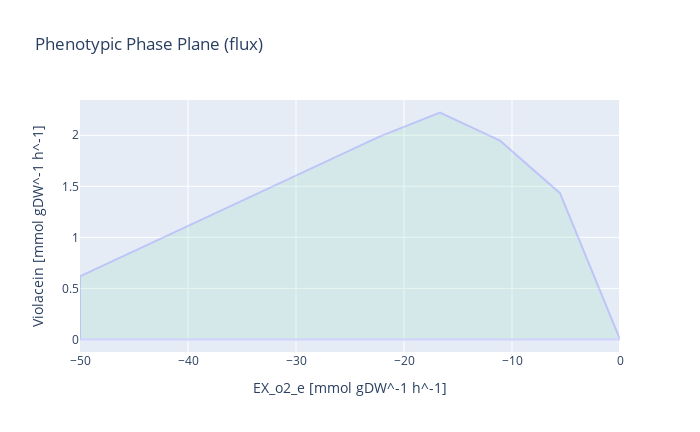

Here is the notebook cell this chart was saved with:
### Markdown cell above
There is no stoichiometric couple between growth and production for Violacein under aerobic conditions. The maximum Violacein production show an inverse proportional rate to growth.

### Code cell
with model_LB_vio_fad:
    model_LB_vio_fad.reactions.EX_o2_e.lower_bound = -50
    result = phenotypic_phase_plane(model_LB_vio_fad, 
                                variables=[model_LB_vio_fad.reactions.EX_o2_e],
                                objective=model_LB_vio_fad.reactions.Violacein,
                                points=10)
    result.plot(plotter)
    print("The optimal O2 uptake for Violacein flux is:",result.data_frame.EX_o2_e[result.data_frame.objective_upper_bound.idxmax()])

### Figure 1 — Plotly figure (JSON) as saved in the notebook; plotly's stock layout.template omitted (floating-point values rounded to 4 significant figures)
{"data": [{"fill": "toself", "fillcolor": "#B3E2CD", "hoverinfo": "none", "marker": {"line": {"color": "#B3E2CD"}, "opacity": 0.3}, "mode": "lines", "name": "WT", "opacity": 0.3, "type": "scatter", "x": [-50, -44.44, -38.89, -33.33, -27.78, -22.22, -16.67, -11.11, -5.556, 0, 0, -5.556, -11.11, -16.67, -22.22, -27.78, -33.33, -38.89, -44.44, -50, -50, -50], "y": [0, 0, 0, 0, 0, 0, 0, 0, 0, 0, 0, 1.433, 1.947, 2.222, 1.989, 1.715, 1.44, 1.166, 0.8916, 0.6173, 0, 0.6173]}], "layout": {"height": 432, "title": {"text": "Phenotypic Phase Plane (flux)"}, "width": 700, "xaxis": {"autorange": true, "range": [-50, 0], "title": {"text": "EX_o2_e [mmol gDW^-1 h^-1]"}, "type": "linear"}, "yaxis": {"autorange": true, "range": [-0.1235, 2.346], "title": {"text": "Violacein [mmol gDW^-1 h^-1]"}, "type": "linear"}}}
